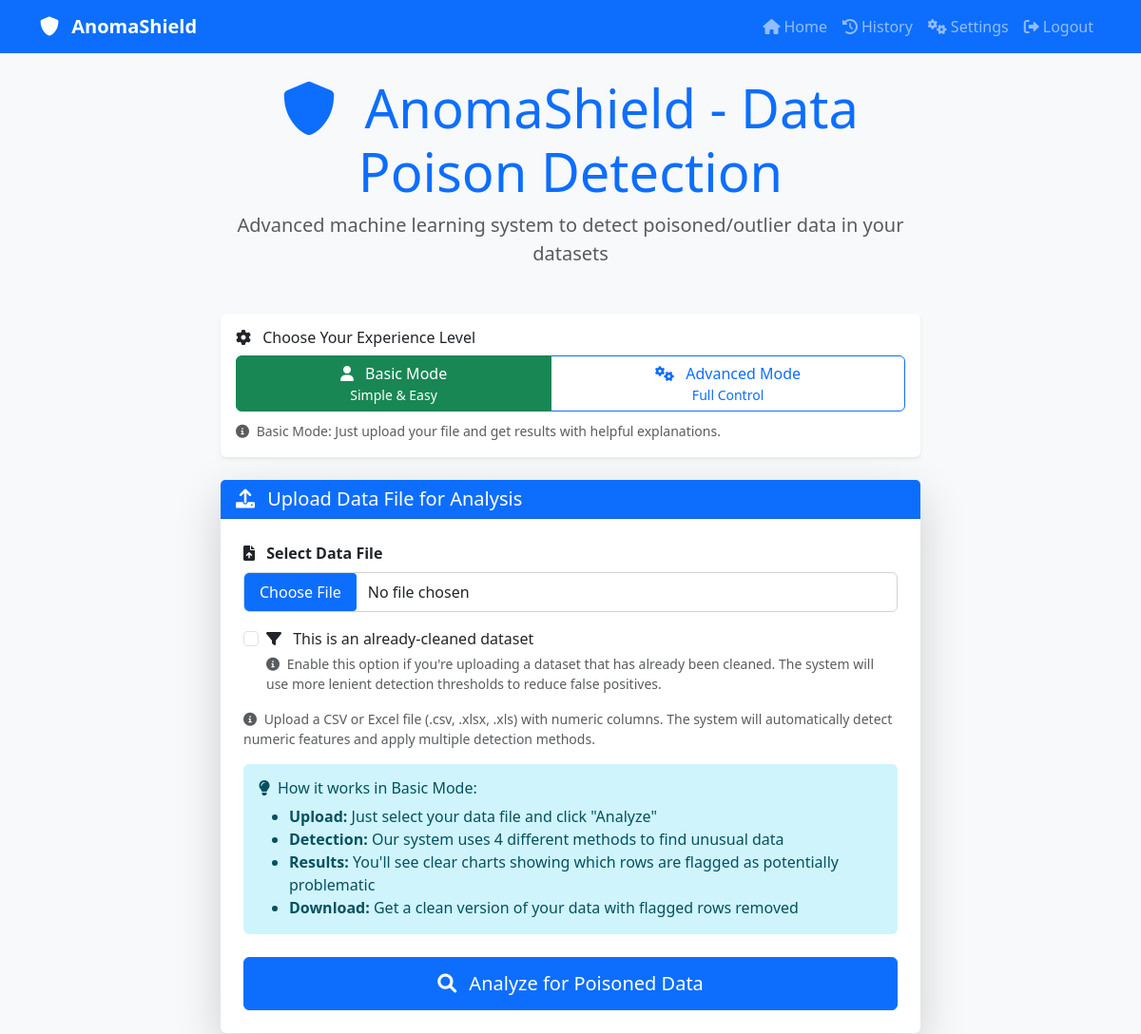
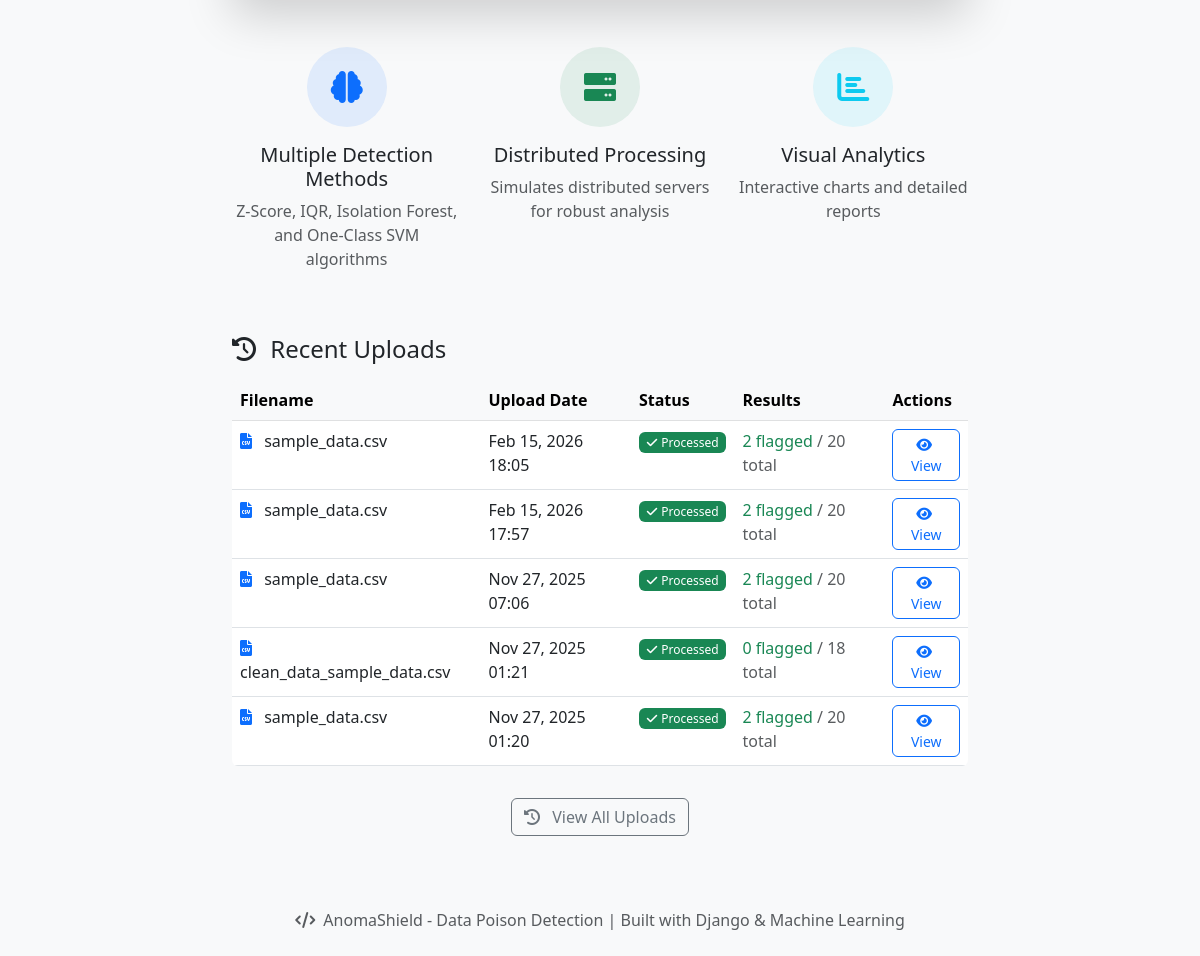
The app's page / (signed in) with its own data (2 pictures, top to bottom).
### detector/models.py (models this page shows, shortened)
class CSVUpload(models.Model):
    file = models.FileField(upload_to='csv_files/')
    uploaded_at = models.DateTimeField(auto_now_add=True)
    filename = models.CharField(max_length=255)
    total_rows = models.IntegerField(default=0)
    flagged_rows = models.IntegerField(default=0)
    clean_rows = models.IntegerField(default=0)
    z_score_flagged = models.IntegerField(default=0)
    iqr_flagged = models.IntegerField(default=0)
    isolation_forest_flagged = models.IntegerField(default=0)
    one_class_svm_flagged = models.IntegerField(default=0)
    is_processed = models.BooleanField(default=False)
    processing_error = models.TextField(blank=True, null=True)
    is_precleaned = models.BooleanField(default=False, help_text="Mark if this is an already-cleaned dataset (uses lenient thresholds)")
    def get_clean_filename(self):
        return os.path.basename(self.filename)

### detector/views.py (the view)
# urls.py: path('', views.home, name='home'),
@login_required
def home(request):
    if request.method == 'POST':
        form = CSVUploadForm(request.POST, request.FILES)
        if form.is_valid():
            csv_upload = form.save(commit=False)
            csv_upload.filename = request.FILES['file'].name
            csv_upload.is_precleaned = form.cleaned_data.get('is_precleaned', False)
            csv_upload.save()
            try:
                process_csv_file(csv_upload)
                messages.success(request, 'File uploaded and processed successfully!')
                return redirect('results', upload_id=csv_upload.id)
            except Exception as e:
                csv_upload.processing_error = str(e)
                csv_upload.save()
                messages.error(request, f'Error processing file: {str(e)}')
                return redirect('home')
    else:
        form = CSVUploadForm()
    recent_uploads = CSVUpload.objects.all().order_by('-uploaded_at')[:5]
    context = {
        'form': form,
        'recent_uploads': recent_uploads
    }
    return render(request, 'detector/home.html', context)

### detector/forms.py (shortened to what this page needs)
class CSVUploadForm(forms.ModelForm):
    is_precleaned = forms.BooleanField(
        required=False,
        initial=False,
        label='Already Cleaned Dataset',
        help_text='Check if this is an already-cleaned dataset (uses more lenient thresholds to reduce false positives)',
        widget=forms.CheckboxInput(attrs={
            'class': 'form-check-input',
            'data-bs-toggle': 'tooltip',
            'title': 'Enable this for datasets that have already been cleaned. Uses more lenient detection thresholds.'
        })
    )
    class Meta:
        model = CSVUpload
        fields = ['file']
        widgets = {
            'file': forms.FileInput(attrs={
                'class': 'form-control',
                'id': 'csv-file-input',
                'accept': '.csv,.xlsx,.xls',
                'data-bs-toggle': 'tooltip',
                'title': 'Supported formats: CSV, Excel (.xlsx, .xls)'
            })
        }

### templates/detector/home.html (shortened to what this page needs)
{% extends 'base.html' %}
{% block content %}
<div class="row">
    <div class="col-lg-8 mx-auto">
        <div class="text-center mb-5">
            <h1 class="display-4 text-primary">
                <i class="fas fa-shield-alt me-3"></i>
                AnomaShield - Data Poison Detection
            </h1>
            <p class="lead text-muted">
                Advanced machine learning system to detect poisoned/outlier data in your datasets
            </p>
        </div>
        <div class="row mb-4">
            <div class="col-12">
                <div class="card">
                    <div class="card-body">
                        <h6 class="card-title">
                            <i class="fas fa-cog me-2"></i>
                            Choose Your Experience Level
                        </h6>
                        <div class="btn-group w-100" role="group">
                            <label class="btn btn-outline-success" for="basic-mode">
                                <i class="fas fa-user me-2"></i>
                                Basic Mode
                                <small class="d-block">Simple & Easy</small>
                            </label>
                            <label class="btn btn-outline-primary" for="advanced-mode">
                                <i class="fas fa-cogs me-2"></i>
                                Advanced Mode
                                <small class="d-block">Full Control</small>
                            </label>
                        </div>
                        <div class="mt-2">
                            <small class="text-muted">
                                <i class="fas fa-info-circle me-1"></i>
                                <span id="mode-description">Basic Mode: Just upload your file and get results with helpful explanations.</span>
                            </small>
                        </div>
                    </div>
                </div>
            </div>
        </div>
        <div class="card shadow-lg border-0">
            <div class="card-header bg-primary text-white">
                <h5 class="mb-0">
                    <i class="fas fa-upload me-2"></i>
                    Upload Data File for Analysis
                </h5>
            </div>
            <div class="card-body p-4">
                <form method="post" enctype="multipart/form-data" id="upload-form">
                    <div class="mb-4">
                        <label for="{{ form.file.id_for_label }}" class="form-label fw-bold">
                            <i class="fas fa-file-upload me-2"></i>
                            Select Data File
                        </label>
                        {{ form.file }}
                        <div class="form-check mt-3 mb-3">
                            {{ form.is_precleaned }}
                            <label class="form-check-label" for="{{ form.is_precleaned.id_for_label }}">
                                <i class="fas fa-filter me-2"></i>
                                This is an already-cleaned dataset
                            </label>
                            <small class="form-text text-muted d-block mt-1">
                                <i class="fas fa-info-circle me-1"></i>
                                Enable this option if you're uploading a dataset that has already been cleaned. The system will use more lenient detection thresholds to reduce false positives.
                            </small>
                        </div>
                        <div class="form-text" id="file-help">
                            <i class="fas fa-info-circle me-1"></i>
                            <span id="file-help-text">Upload a CSV or Excel file (.csv, .xlsx, .xls) with numeric columns. The system will automatically detect numeric features and apply multiple detection methods.</span>
                        </div>
                        <div class="alert alert-info mt-3" id="basic-help" style="display: none;">
                            <h6><i class="fas fa-lightbulb me-2"></i>How it works in Basic Mode:</h6>
                            <ul class="mb-0">
                                <li><strong>Upload:</strong> Just select your data file and click "Analyze"</li>
                                <li><strong>Detection:</strong> Our system uses 4 different methods to find unusual data</li>
                                <li><strong>Results:</strong> You'll see clear charts showing which rows are flagged as potentially problematic</li>
                                <li><strong>Download:</strong> Get a clean version of your data with flagged rows removed</li>
                            </ul>
                        </div>
                    </div>
                    <div class="d-grid">
                        <button type="submit" class="btn btn-primary btn-lg" id="upload-btn">
                            <i class="fas fa-search me-2"></i>
                            Analyze for Poisoned Data
                        </button>
                    </div>
                </form>
            </div>
        </div>
        <div class="row mt-5">
            <div class="col-md-4">
                <div class="text-center">
                    <div class="bg-primary bg-opacity-10 rounded-circle d-inline-flex align-items-center justify-content-center mb-3" style="width: 80px; height: 80px;">
                        <i class="fas fa-brain fa-2x text-primary"></i>
                    </div>
                    <h5>Multiple Detection Methods</h5>
                    <p class="text-muted">Z-Score, IQR, Isolation Forest, and One-Class SVM algorithms</p>
                </div>
            </div>
            <div class="col-md-4">
                <div class="text-center">
                    <div class="bg-success bg-opacity-10 rounded-circle d-inline-flex align-items-center justify-content-center mb-3" style="width: 80px; height: 80px;">
                        <i class="fas fa-server fa-2x text-success"></i>
                    </div>
                    <h5>Distributed Processing</h5>
                    <p class="text-muted">Simulates distributed servers for robust analysis</p>
                </div>
            </div>
            <div class="col-md-4">
                <div class="text-center">
                    <div class="bg-info bg-opacity-10 rounded-circle d-inline-flex align-items-center justify-content-center mb-3" style="width: 80px; height: 80px;">
                        <i class="fas fa-chart-bar fa-2x text-info"></i>
                    </div>
                    <h5>Visual Analytics</h5>
                    <p class="text-muted">Interactive charts and detailed reports</p>
                </div>
            </div>
        </div>
        {% if recent_uploads %}
        <div class="mt-5">
            <h4 class="mb-3">
                <i class="fas fa-history me-2"></i>
                Recent Uploads
            </h4>
            <div class="table-responsive">
                <table class="table table-hover">
                    <thead class="table-light">
                        <tr>
                            <th>Filename</th>
                            <th>Upload Date</th>
                            <th>Status</th>
                            <th>Results</th>
                            <th>Actions</th>
                        </tr>
                    </thead>
                    <tbody>
                        {% for upload in recent_uploads %}
                        <tr>
                            <td>
                                <i class="fas fa-file-csv me-2 text-primary"></i>
                                {{ upload.get_clean_filename }}
                            </td>
                            <td>{{ upload.uploaded_at|date:"M d, Y H:i" }}</td>
                            <td>
                                {% if upload.is_processed %}
                                    <span class="badge bg-success">
                                        <i class="fas fa-check me-1"></i>Processed
                                    </span>
                                {% elif upload.processing_error %}
                                    <span class="badge bg-danger">
                                        <i class="fas fa-exclamation-triangle me-1"></i>Error
                                    </span>
                                {% else %}
                                    <span class="badge bg-warning">
                                        <i class="fas fa-clock me-1"></i>Processing
                                    </span>
                                {% endif %}
                            </td>
                            <td>
                                {% if upload.is_processed %}
                                    <span class="text-success">{{ upload.flagged_rows }} flagged</span>
                                    <span class="text-muted">/ {{ upload.total_rows }} total</span>
                                {% else %}
                                    <span class="text-muted">-</span>
                                {% endif %}
                            </td>
                            <td>
                                {% if upload.is_processed %}
                                    <a href="{% url 'results' upload.id %}" class="btn btn-sm btn-outline-primary">
                                        <i class="fas fa-eye me-1"></i>View
                                    </a>
                                {% endif %}
                            </td>
                        </tr>
                        {% endfor %}
                    </tbody>
                </table>
            </div>
            <div class="text-center mt-3">
                <a href="{% url 'upload_history' %}" class="btn btn-outline-secondary">
                    <i class="fas fa-history me-2"></i>
                    View All Uploads
                </a>
            </div>
        </div>
        {% endif %}
    </div>
</div>
{% endblock %}

### templates/base.html (shortened to what this page needs)
{% load static %}
<!DOCTYPE html>
<html lang="en">
<head>
    <link href="https://cdn.jsdelivr.net/npm/bootstrap@5.3.0/dist/css/bootstrap.min.css" rel="stylesheet">
    <link href="https://cdnjs.cloudflare.com/ajax/libs/font-awesome/6.0.0/css/all.min.css" rel="stylesheet">
    <link href="{% static 'css/style.css' %}" rel="stylesheet">
</head>
<body>
    <nav class="navbar navbar-expand-lg navbar-dark bg-primary">
        <div class="container">
            <a class="navbar-brand" href="{% url 'home' %}">
                <i class="fas fa-shield-alt me-2"></i>
                AnomaShield
            </a>
            <div class="collapse navbar-collapse" id="navbarNav">
                <ul class="navbar-nav ms-auto">
                    {% if user.is_authenticated %}
                    <li class="nav-item">
                        <a class="nav-link" href="{% url 'home' %}">
                            <i class="fas fa-home me-1"></i>Home
                        </a>
                    </li>
                    <li class="nav-item">
                        <a class="nav-link" href="{% url 'upload_history' %}">
                            <i class="fas fa-history me-1"></i>History
                        </a>
                    </li>
                    <li class="nav-item">
                        <a class="nav-link" href="{% url 'settings' %}">
                            <i class="fas fa-cogs me-1"></i>Settings
                        </a>
                    </li>
                    <li class="nav-item">
                        <a class="nav-link" href="{% url 'logout' %}">
                            <i class="fas fa-sign-out-alt me-1"></i>Logout
                        </a>
                    </li>
                    {% endif %}
                </ul>
            </div>
        </div>
    </nav>
    <main class="container mt-4">
        {% block content %}{% endblock %}
    </main>
    <footer class="bg-light mt-5 py-4">
        <div class="container text-center">
            <p class="text-muted mb-0">
                <i class="fas fa-code me-1"></i>
                AnomaShield - Data Poison Detection | Built with Django & Machine Learning
            </p>
        </div>
    </footer>
</body>
</html>

### static/css/style.css (style rules this page uses)
body { font-family: 'Segoe UI', Tahoma, Geneva, Verdana, sans-serif; background-color: #f8f9fa; }
.navbar-brand { font-weight: 600; }
.card { border: none; box-shadow: 0 0.125rem 0.25rem rgba(0, 0, 0, 0.075); transition: box-shadow 0.15s ease-in-out; }
.card-header { border-bottom: 1px solid rgba(0, 0, 0, 0.125); font-weight: 600; }
.btn { border-radius: 0.375rem; font-weight: 500; }
.btn-lg { padding: 0.75rem 1.5rem; }
.form-control { border-radius: 0.375rem; border: 1px solid #ced4da; transition: border-color 0.15s ease-in-out, box-shadow 0.15s ease-in-out; }
.table { border-radius: 0.375rem; overflow: hidden; }
.table th { border-top: none; font-weight: 600; background-color: #f8f9fa; }
.badge { font-size: 0.75em; font-weight: 500; }
.alert { border: none; border-radius: 0.375rem; }
footer { margin-top: auto; }
.table-responsive { border-radius: 0.375rem; overflow: hidden; }
.collapse { transition: all 0.3s ease; }
input[type="file"] { cursor: pointer; }

### records on screen
CSVUpload: get_clean_filename "sample_data.csv", uploaded_at "Feb 15, 2026 18:05", is_processed True (drawn), flagged_rows "2", total_rows "20"
CSVUpload: get_clean_filename "sample_data.csv", uploaded_at "Feb 15, 2026 17:57", is_processed True (drawn), flagged_rows "2", total_rows "20"
CSVUpload: get_clean_filename "sample_data.csv", uploaded_at "Nov 27, 2025 07:06", is_processed True (drawn), flagged_rows "2", total_rows "20"
CSVUpload: get_clean_filename "clean_data_sample_data.csv", uploaded_at "Nov 27, 2025 01:21", is_processed True (drawn), flagged_rows "0", total_rows "18"
CSVUpload: get_clean_filename "sample_data.csv", uploaded_at "Nov 27, 2025 01:20", is_processed True (drawn), flagged_rows "2", total_rows "20"
